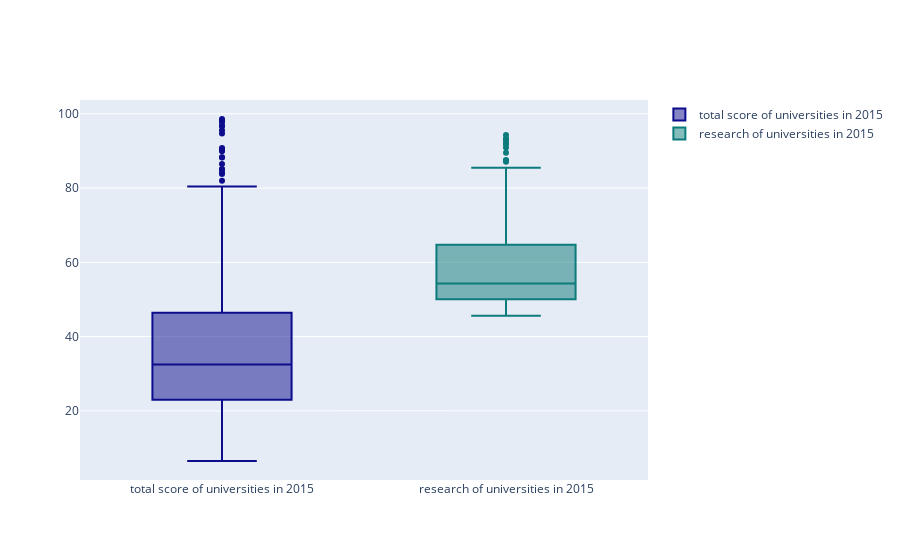

Here is the notebook cell this chart was saved with:
### Markdown cell above
<a id=9><a><br>
# Box Plot
+ Box Plots
    + Median (50th percentile) = middle value of the data set. Sort and take the data in the middle. It also called 50% percentile that is 50% of data are less that median (50th percentile)
        + 25th percentile = quartile 1 (Q1) that is lower qualtile
        + 75th percentile = quartile 3 (Q3) that is higher qualtile
        + heigh of box = IQR = interquartile range = Q3 - Q1
        + whiskers = 1.5 * IQR from the Q1 and Q3
        + Outliers = being more than 1.5 * IQR away from median commonly
+ trace = box
    + y = data we want to visualize with box plot
    + marker = color

### Code cell
# data preparation
x2015 = timesData[timesData.year == 2015]
trace0 = go.Box(
    y = x2015.research,
    name = "total score of universities in 2015",
    marker = dict(color="rgb(12,12,140)"))
trace1 = go.Box(
    y = x2015.total_score,
    name = "research of universities in 2015",
    marker = dict(color="rgb(12,123,123)"))

data = [trace0,trace1]
iplot(data)

### Figure 1 — Plotly figure (JSON) as saved in the notebook; plotly's stock layout.template omitted (floating-point values rounded to 4 significant figures; data arrays with more than 128 entries replaced by an {"elided": "..."} marker saying what was removed)
{"data": [{"marker": {"color": "rgb(12,12,140)"}, "name": "total score of universities in 2015", "type": "box", "y": {"elided": "401 float values"}}, {"marker": {"color": "rgb(12,123,123)"}, "name": "research of universities in 2015", "type": "box", "y": {"elided": "401 str values"}}], "layout": {}}
